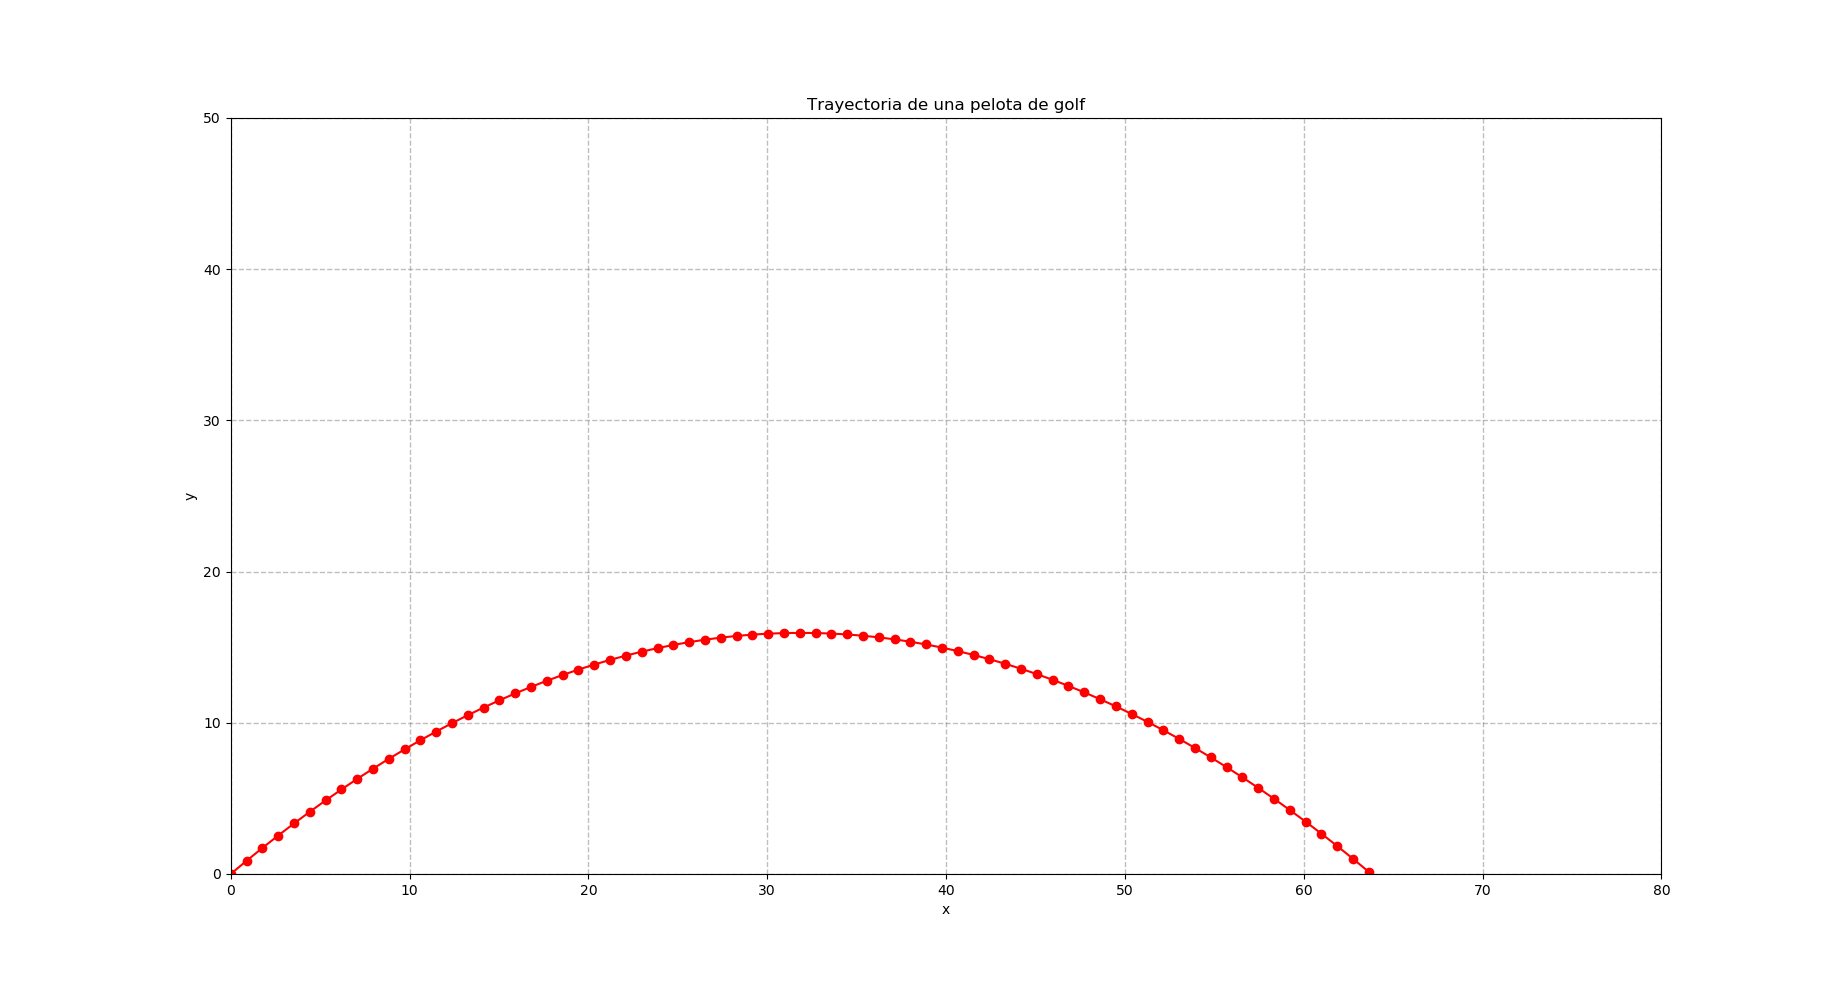

Reproduce this figure in Python.
from matplotlib.pylab import *
import matplotlib.pyplot as plt
import numpy as np
from math import *
import math

x = []
y = []

axes = plt.gca()
axes.set_xlim(0, 80)
axes.set_ylim(0, +50)
axes.grid(color='grey', linestyle='--', linewidth=1, alpha=0.5)
#line, = axes.plot(x, y)

vi = int(input("Ingrese la velocidad inicial: ")) # velocidad inicial
angx = int(input("Ingrese el angulo de salida: ")) # angulo de salida en x
vx = vi*np.cos(np.radians(angx)) # calculo de la velocidad inicial en x
vy = vi*np.sin(np.radians(angx)) # calculo de la velocidad inicial en y

for i in np.arange(0,5,0.05):
    x.append(vx*i) # x = vx*t
    y.append(0+vy*i-1/2*9.8*i**2) # y = H + vy*t - 1/2*g* t^2
    #if y[i] <= 0:
    #    y[i] = 0
    #    break

plt.plot(x, y, 'r-o')
plt.xlabel('x')
plt.ylabel('y')
plt.title('Trayectoria de una pelota de golf')
plt.show()
